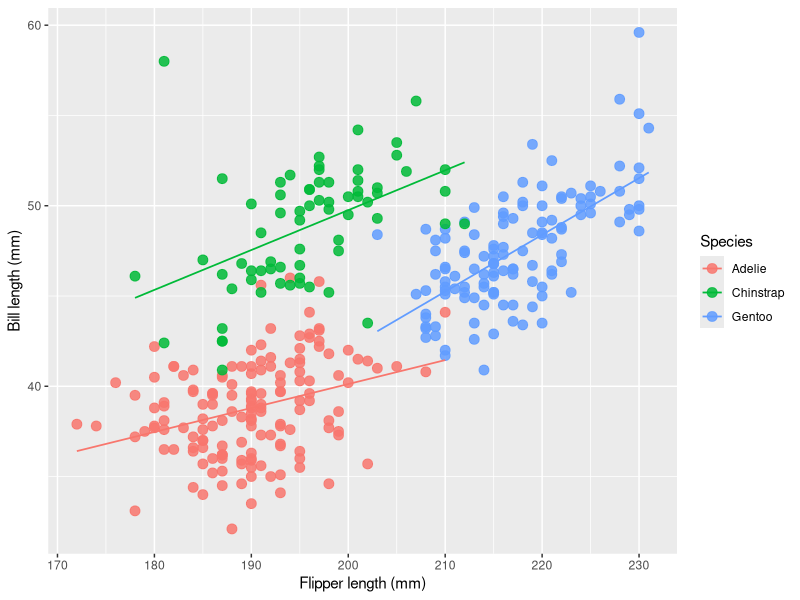

Reproduce this figure in R. (Note: this script raises an error after producing the figure.)
## ---- chunk 1
#| label: penguins-fig
#| renderings: [light, dark]
#| fig-height: 5
#| dev: svglite
#| dev.args: !expr list(bg = "transparent")

library(ggplot2)

theme_hebstr <- function(ink, grid) {
  theme_minimal(base_size = 12, ink = ink, paper = NA) +
    theme(
      axis.text = element_text(colour = ink),
      panel.grid = element_line(colour = grid),
      axis.ticks = element_line(colour = grid)
    )
}

p <- ggplot(
  palmerpenguins::penguins,
  aes(x = flipper_length_mm, y = bill_length_mm, colour = species)
) +
  geom_point(size = 3, alpha = 0.85) +
  geom_smooth(method = "lm", se = FALSE, linewidth = 0.6) +
  labs(
    x = "Flipper length (mm)",
    y = "Bill length (mm)",
    colour = "Species"
  )

p + theme_hebstr(ink = "#1a1a1a", grid = "#d9d9d9")
p + theme_hebstr(ink = "#e8e8e8", grid = "#4d4d4d")
## ---- chunk 2
#| label: penguins-count
#| echo: true
#| code-fold: false

library(dplyr)

palmerpenguins::penguins |>
  count(species) |>
  rename(Sp = species)
## ---- chunk 3
#| label: penguins-adelie
#| echo: true
#| code-fold: false

palmerpenguins::penguins |>
  dplyr::filter(species == "Adelie") |>
  dplyr::select(island, bill_length_mm, flipper_length_mm, body_mass_g) |>
  head(5)
## ---- chunk 4
#| label: penguins-chinstrap
#| echo: true
#| code-fold: false

palmerpenguins::penguins |>
  dplyr::filter(species == "Chinstrap") |>
  dplyr::select(island, bill_length_mm, flipper_length_mm, body_mass_g) |>
  head(5)
## ---- chunk 5
#| label: penguins-gentoo
#| echo: true
#| code-fold: false

palmerpenguins::penguins |>
  dplyr::filter(species == "Gentoo") |>
  dplyr::select(island, bill_length_mm, flipper_length_mm, body_mass_g) |>
  head(5)
## ---- chunk 6
#| label: session-info
#| echo: true

sessioninfo::session_info(pkgs = "attached")
